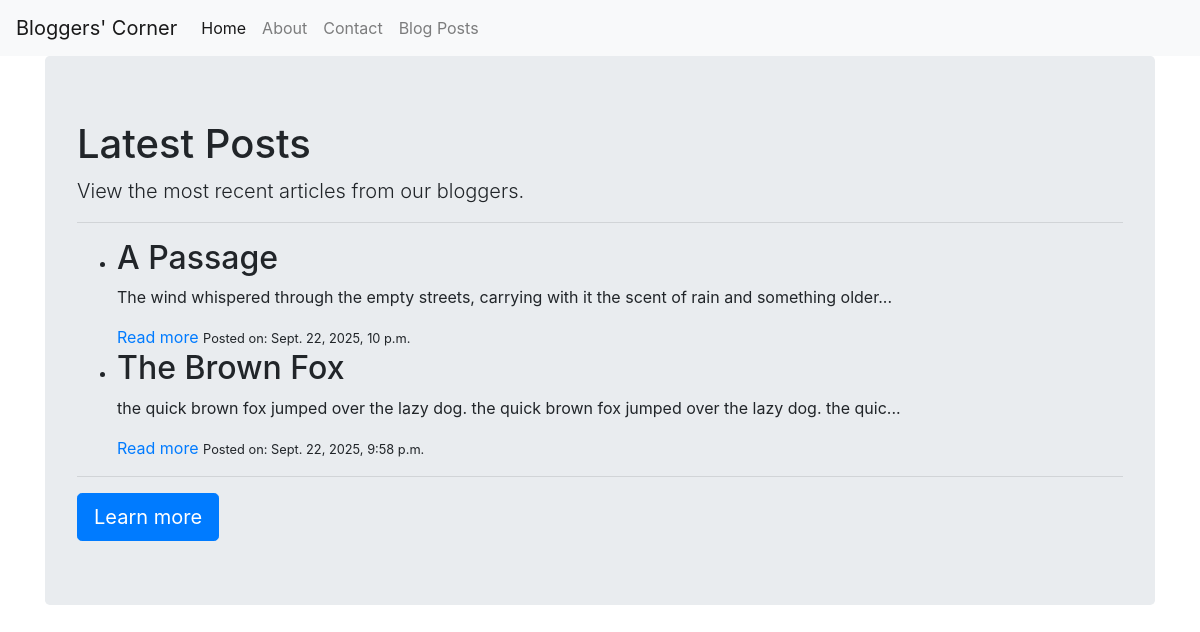
/posts/, run on the app's committed database.
### blog/models.py (models this page shows, shortened)
class Post(models.Model):
    title = models.CharField(max_length=200)
    content = models.TextField()
    created_at = models.DateTimeField(auto_now_add=True)

### blog/views.py (the view)
# urls.py: path("posts/", views.posts, name='posts'),
def posts(request):
    all_post = Post.objects.all().order_by('-created_at', 'title')
    return render(request, 'posts.html', {'posts': all_post})

### blog/templates/posts.html
{% extends "base.html" %}
{% block content %}
    <div class="jumbotron">
        <h1 class="display">
            Latest Posts
        </h1>
        <p class="lead">
            View the most recent articles from our bloggers.
        </p>
        <hr class="my" />
        <ul>
            {% for post in posts%}
                <li>
                    <h2>
                        {{ post.title }}
                    </h2>
                    <p>
                        {{ post.content|slice:":100" }}...
                    </p>
                    <a href="#">
                        Read more
                    </a>
                    <small>
                        Posted on: {{ post.created_at }}
                    </small>
                </li>
            {% empty %}
                <p>
                    No posts yet!
                </p>
            {% endfor %}
        </ul>
        <hr class="my" />
        <a
            class="btn btn-primary btn-lg"
            href="#"
            role="button"
        >
            Learn more
        </a>
    </div>
{% endblock %}

### blog/templates/base.html (shortened to what this page needs)
<!DOCTYPE html>
<html lang="en">
    <head>
        <link
            rel="stylesheet"
            href="https://stackpath.bootstrapcdn.com/bootstrap/4.3.1/css/bootstrap.min.css"
        />
    </head>
    <body>
        <nav class="navbar navbar-expand-lg navbar-light bg-light">
            <a class="navbar-brand" href="#">
                Bloggers' Corner
            </a>
            <div
                class="collapse navbar-collapse"
                id="navbarNav"
            >
                <ul class="navbar-nav">
                    <li class="nav-item active">
                        <a class="nav-link" href="#">
                            Home
                        </a>
                    </li>
                    <li class="nav-item">
                        <a class="nav-link" href="#">
                            About
                        </a>
                    </li>
                    <li class="nav-item">
                        <a class="nav-link" href="#">
                            Contact
                        </a>
                    </li>
                    <li class="nav-item">
                        <a class="nav-link" href="/posts">
                            Blog Posts
                        </a>
                </ul>
            </div>
        </nav>
        <div class="container">
            {% block content %}
            {% endblock %}
        </div>
    </body>
</html>

### data on the page
Post: title "A Passage", content "The wind whispered through the empty streets, carrying with it the scent of rain and something older", created_at "Sept. 22, 2025, 10 p.m."
Post: title "The Brown Fox", content "the quick brown fox jumped over the lazy dog. the quick brown fox jumped over the lazy dog. the quic", created_at "Sept. 22, 2025, 9:58 p.m."
